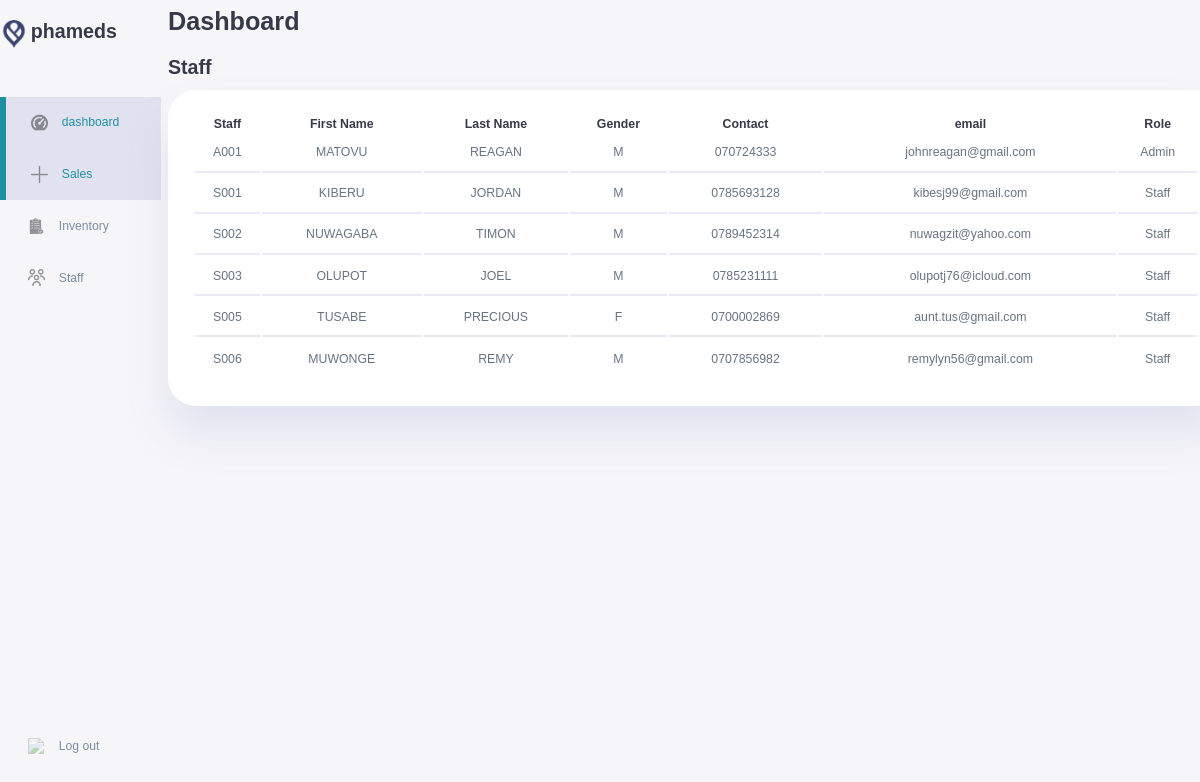
Before: /staff.php (signed in) with the older database file.
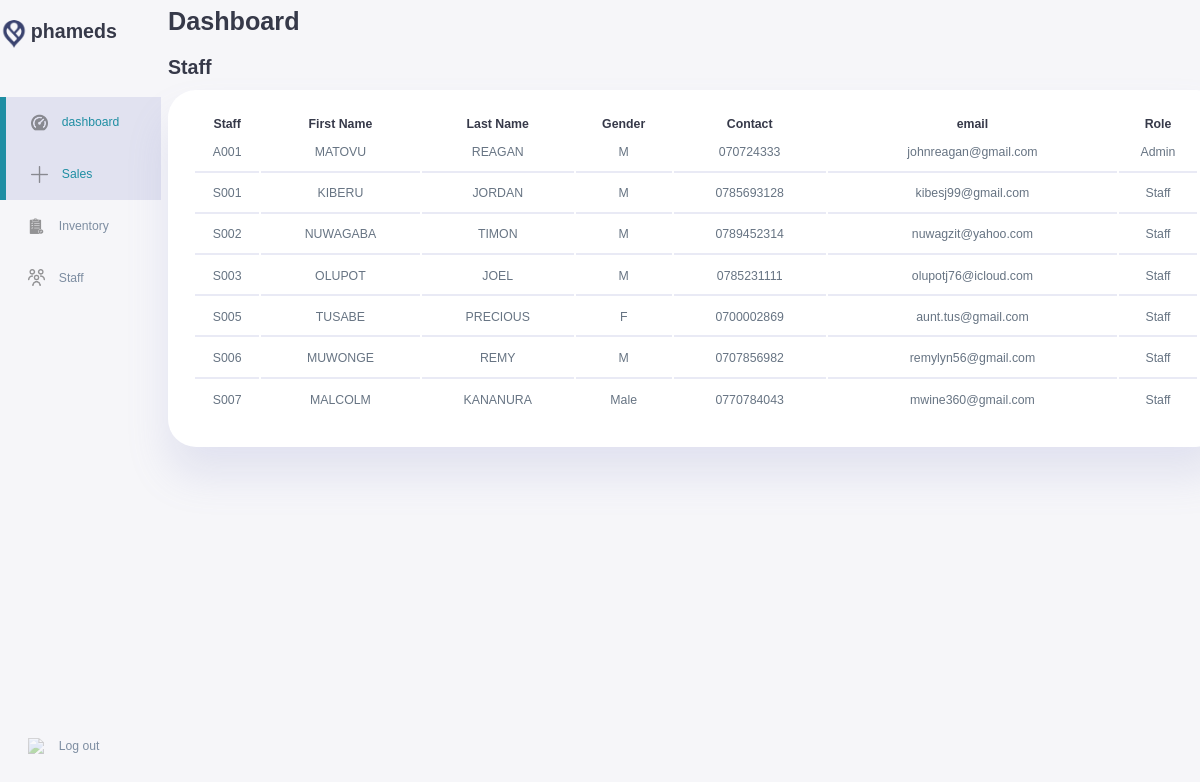
After: the same page with the newer database file.
### tables this page shows
CREATE TABLE `staff` (
  `id` varchar(6) NOT NULL,
  `first_name` varchar(20) NOT NULL,
  `last_name` varchar(20) NOT NULL,
  `user_name` varchar(255) DEFAULT NULL,
  `password` varchar(255) DEFAULT NULL,
  `gender` varchar(20) NOT NULL,
  `email` varchar(20) NOT NULL,
  `contact` varchar(15) NOT NULL,
  `role` varchar(15) NOT NULL
);

### staff.php (called while the page is built, shortened)
<?php
      try {
        require_once('config/connection.php');
        $query = "select * from staff";
        $result = mysqli_query($conn,$query);
        include 'templates/staff.html.php';
      } catch (Exception $e) {
        echo 'Database error: ' . $e->getMessage() . ' in ' . $e->getFile() . ':' . $e->getLine();
      }
      include 'templates/base_template.html.php';
?>

### templates/staff.html.php (the view)
<div class="table" style="margin-top: 4rem;">
        <h2>Staff</h2>
        <table>
                  <thead>
                          <tr>
                            <th>Staff</th>
                            <th>First Name</th>
                            <th>Last Name</th>
                            <th>Gender</th>
                            <th>Contact</th>
                            <th>email</th>
                            <th>Role</th>
                          </tr>
                  </thead>
                  <tbody>
                          <tr>
                              <?php
                              while($row = mysqli_fetch_assoc($result))
                              {
                              ?>
                              <td><?php echo $row['id'];?></td>
                              <td><?php echo $row['first_name'];?></td>
                              <td><?php echo $row['last_name'];?></td>
                              <td><?php echo $row['gender'];?></td>
                              <td><?php echo $row['contact'];?></td>
                              <td><?php echo $row['email'];?></td>
                              <td><?php echo $row['role'];?></td>
                          </tr>
                          <?php
                            }
                            ?>
                  </tbody>
       </table>
</div>

Changed rows visible on the page:
added staff: id "S007", first_name "MALCOLM", last_name "KANANURA", gender "Male", contact "0770784043", email "mwine360@gmail.com", role "Staff"
